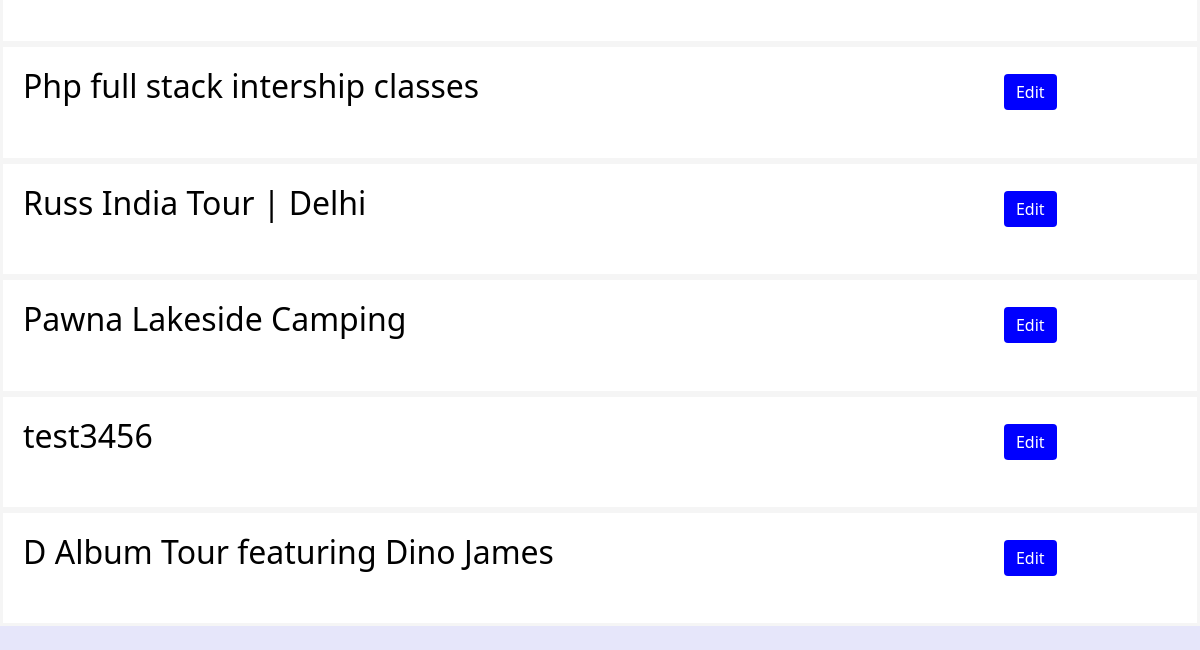
The app's page /eventeditpage (lower part), older data.
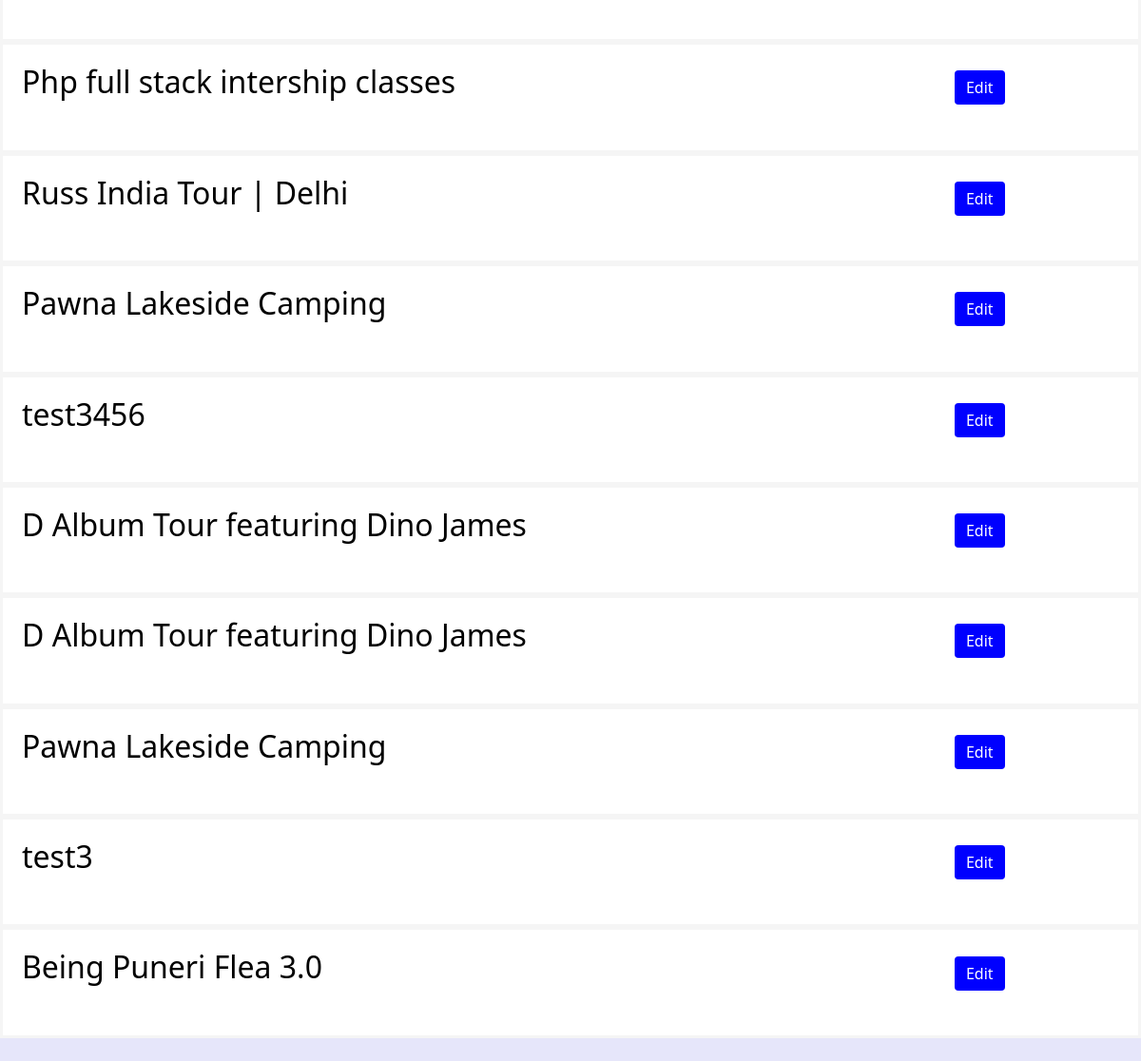
The same page, newer data.
### mapeventApp/models.py (models this page shows, shortened)
class AddEvent(models.Model):
		event = models.CharField(max_length=122)
		info = models.TextField()
		eventaddress = models.TextField()
		fromdate = models.DateField(max_length=122)
		todate= models.DateField(max_length=122)
		fromtime = models.TimeField()
		totime= models.TimeField()
		lat = models.CharField(max_length=122)
		lang = models.CharField(max_length=122,default='')
		icon = models.CharField(max_length=122)
		location = models.CharField(max_length=122,default='')
		eventermail = models.CharField(max_length=122,default='bankpay980@gmail.com')
		city = models.CharField(max_length=122,default='pune')
		locate = models.CharField(max_length=122,default='dadar')
		objects = models.Manager()

### mapeventApp/eventsform/updateEvents.py (the view)
# urls.py: path('eventeditpage',updateEvents.updateEventpage, name='alleventedit'),
def updateEventpage(request):
	if request.method =="POST":
			event_id = request.POST.get('event_id')
			updates = AddEvent.objects.filter(id=event_id).all()
			return render(request,'updateEvent.html',{'updates': updates})
	allevents = AddEvent.objects.all()
	return render(request,'editevent.html',{'allevents':allevents})

### templates/editevent.html (shortened to what this page needs)
{% extends 'base.html' %}
{% block content %}
{% if allevents %}
                  {% for event in allevents %}
                <div class="msg8">
                <a href="#" data-bs-toggle="collapse" data-bs-target="#navbarSupportedContent{{event.id}}" aria-controls="navbarSupportedContent" aria-expanded="false" aria-label="Toggle navigation"><h2 style ="width:80%">{{event.event}}</h2></a>
                          <button type="submit" class="btn btn-primary"  style="decoration:none;border:none;background-color:blue; posting: absolute; margin-top:-70px; margin-left:85%">Edit </button> </form>
                </div>
                {% endfor %}
                <br>
         {% else %}
               <div class="msg8">
                 <h1>No Events</h1>
               </div>
                {% endif %}
{% endblock %}

Row changes from the older to the newer data that the page shows:
added AddEvent: event "D Album Tour featuring Dino James"
added AddEvent: event "Pawna Lakeside Camping"
added AddEvent: event "test3"
added AddEvent: event "Being Puneri Flea 3.0"
